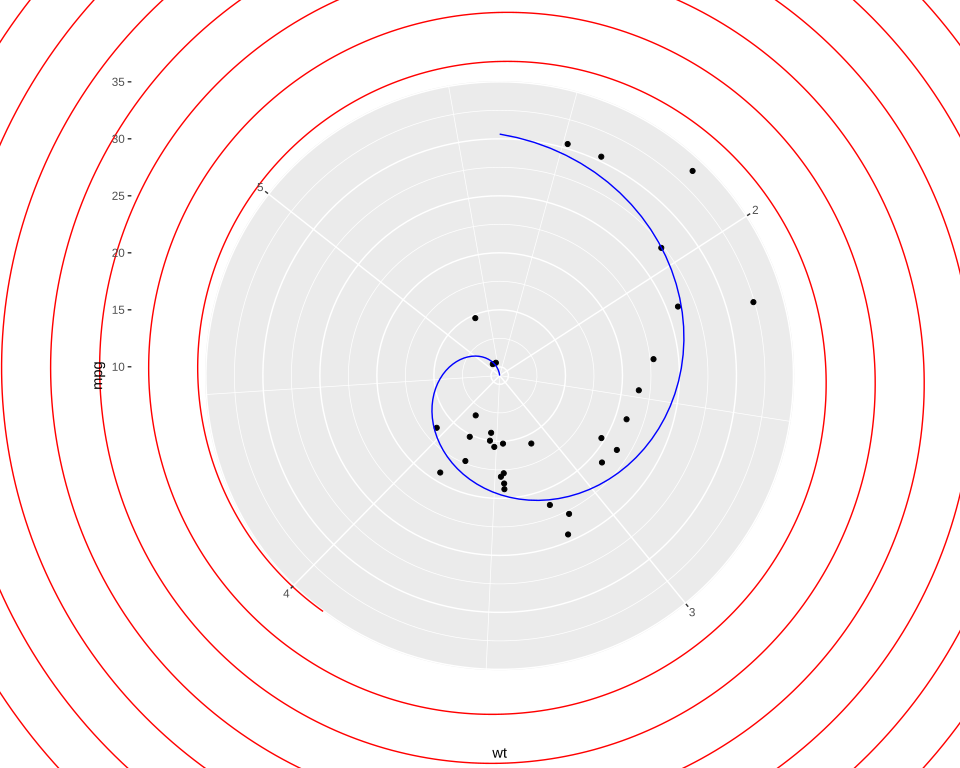

Generate this figure with R:
# The plot test/golden/abline_radial.svg draws, drawn by ggplot2 itself, as ggplot2's own visual tests
# draw their snapshots: the independent check on that golden whenever it changes. The suite never
# runs this; it needs R, ggplot2 and vdiffr, saved as the Docker image giggly-r:ggplot2-4.0.3. From
# the repository's root:
#
#   docker run --rm -v "$PWD/test/golden":/golden:ro giggly-r:ggplot2-4.0.3 \
#     Rscript /golden/abline_radial.R > abline_radial.ggplot2.svg
#
# and compare the two drawings element by element, as test/golden/line_missing.R does.
#
# Diagonal lines in radial coordinates, which clip nothing, so the extents are not widened: one
# crossing the panel, munched into a curve from where it enters to where it leaves, and one that
# misses it, y = 100 + x above every mpg, drawn as R draws it, a spiral outside the panel and over
# the plot, from x's start, where y is 101, back to x -65, where y meets the radius's end.
# First checked with ggplot2 4.0.3 and vdiffr 1.0.9: every element matches, in order, once
# positions are rounded to two decimals (svglite writes one point of the spiral, near the
# drawing's left edge, at x -0.028), and every clip path but svglite's around the whole drawing,
# as in test/golden/radial.R.

library(ggplot2)

plot <- ggplot(mtcars, aes(wt, mpg)) + geom_point() +
  geom_abline(intercept = 37, slope = -5, colour = "blue") +
  geom_abline(intercept = 100, slope = 1, colour = "red") +
  coord_radial() +
  theme_gray()

file <- tempfile(fileext = ".svg")
vdiffr::write_svg(plot, file)
cat(readLines(file), sep = "\n")
